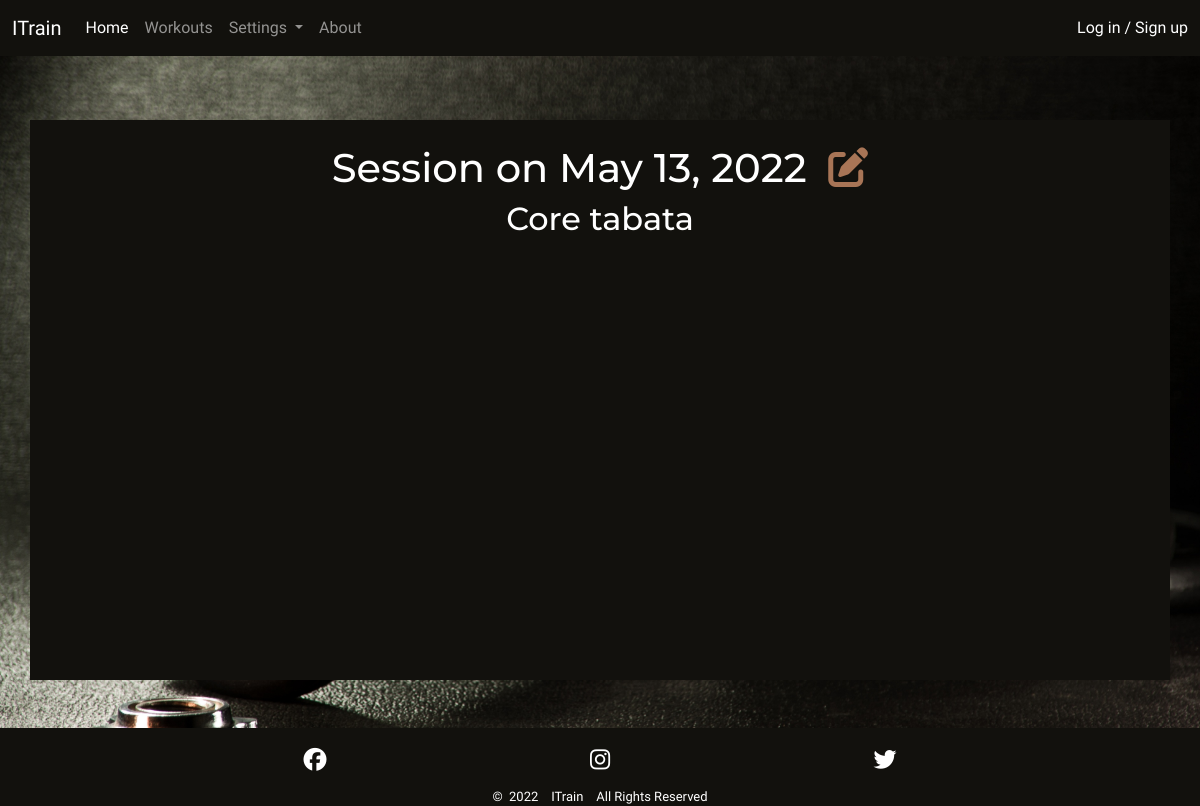
/session/2/, run on an earlier commit of the app's database.
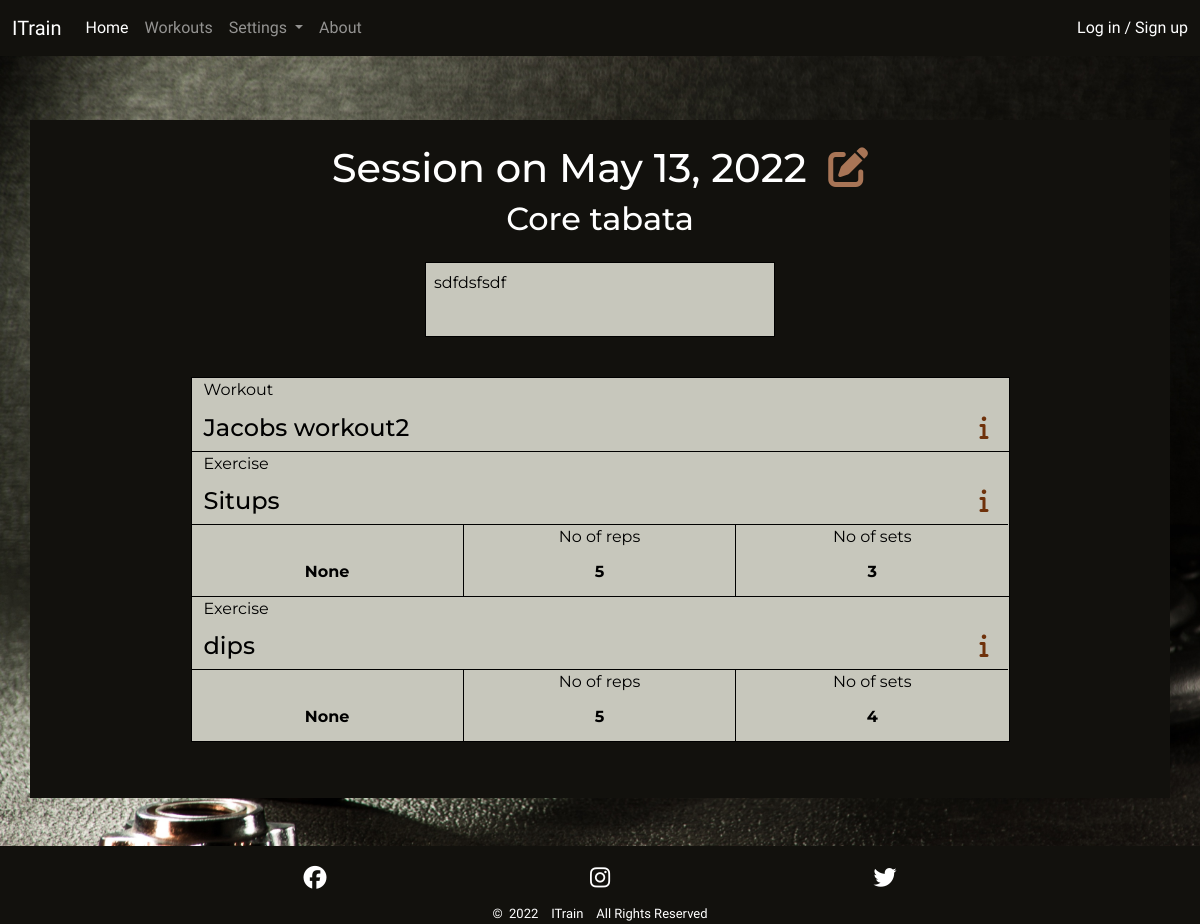
And on a later commit of the database.
### main/models.py (models this page shows, shortened)
class Session(models.Model):
    name = models.CharField(max_length=80, null=False, blank=False)
    date = models.DateField(unique=True)
    workout = models.ManyToManyField(Workout, blank=True,
                                     related_name='workouts')
    comment = models.TextField(max_length=200, blank=True)

class Workout(models.Model):
    name = models.CharField(max_length=30, unique=True, null=False,
                            blank=False,
                            error_messages={'unique':
                                            'The Workout name is not unique'})
    description = models.TextField(max_length=200, blank=True)
    class Meta:
        ordering = ['name']

class Collection(models.Model):
    workout = models.ForeignKey(Workout, null=False, blank=False,
                                on_delete=models.CASCADE,
                                related_name='collections')
    exercise = models.ForeignKey(Exercise, on_delete=models.CASCADE,
                                 related_name='collections')
    value = models.DecimalField(max_digits=3, decimal_places=1, blank=True,
                                null=True)
    reps = models.DecimalField(max_digits=3, decimal_places=1, null=True,
                               blank=True)
    reps_unit = models.ForeignKey(RepsUnit, null=True, blank=True,
                                  on_delete=models.SET_DEFAULT,
                                  default=get_default_reps_unit)
    sets = models.PositiveIntegerField(validators=[MaxValueValidator(100)],
                                       null=True, blank=True)
    def get_reps_trunc_zero(self):
        if self.reps % 1 == 0:
            self.reps = int(self.reps)
        return self.reps

### setup/models.py (models this page shows, shortened)
class Exercise(models.Model):
    name = models.CharField(max_length=30, unique=True, null=False,
                            blank=False)
    unit = models.ForeignKey(ExerciseUnit, null=False, blank=False,
                             on_delete=models.SET_DEFAULT, default=get_default_exercise_unit)
    description = models.TextField(max_length=200, blank=True)
    class Meta:
        ordering = ['name']

class RepsUnit(models.Model):
    name = models.CharField(max_length=5, unique=True, null=False, blank=False)
    class Meta:
        ordering = ['name']

### main/views.py (the view)
# urls.py: path('session/<int:session_id>/', session_view, name='session'),
def session_view(request, session_id):
    session = get_object_or_404(Session, id=session_id)
    context = {
        'session': session,
    }
    return render(request, 'main/session.html', context)

### main/templates/main/session.html (shortened to what this page needs)
{% extends 'base.html' %}
{% load static %}
{% block content %}
<div class="jumbotron container p1 p-sm-2 mt-md-3">
    <div class="jumbotron-head justify-content-center text-center mt-3">
        <h1>Session on {{ session.date }}&nbsp;
            <a class="med-light-clr" href="{% url 'edit_session' session.id %}">
                <i class="fa-solid fa-edit"></i></a>
        </h1>
        <h2 class="mb-4">{{ session.name }}</h2>
        {% if session.comment != '' %}
        <div class="session-comment dark-clr">
            <p class="start p-2">{{ session.comment }}</p>
        </div>
        {% endif %}
    </div>
    <div class="container-md content-list-container p-sm-4 mt-3 gy-4 dark-clr">
        {% for workout in session.workout.all %}
        <div class="row session-workout content-list row-cols-1">
            <div class="col grid-col1">
                <p>Workout</p>
            </div>
            <div class="col grid-col2">
                <h4 class="mb-0">{{ workout.name }}
                    {% if workout.description != '' %}
                    <a class="med-dark-clr end me-2" data-bs-toggle="collapse"
                        href="#collapseSessionWorkout{{ workout.id }}" aria-expanded="false"
                        aria-controls="collapseSessionWorkout{{ workout.id }}"><i class="fa-solid fa-info"></i></a>
                    {% endif %}
                </h4>
            </div>
            {% for collection in workout.collections.all %}
            <div class="col grid-col1">
                <p>Exercise</p>
            </div>
            <div class="col grid-col3">
                <h4>{{ collection.exercise.name }}
                    {% if collection.exercise.description != '' %}
                    <a class="med-dark-clr end me-2" data-bs-toggle="collapse"
                        href="#collapseSessionExercise{{ collection.exercise.id }}" aria-expanded="false"
                        aria-controls="collapseSessionExercise{{ collection.exercise.id }}"><i
                            class="fa-solid fa-info"></i></a>
                    {% endif %}
                </h4>
                <div class="row text-center">
                    <div class="col-4 grid-col31">
                    </div>
                    <div class="col-4 grid-col31">
                        No of {{ collection.reps_unit.name }}
                    </div>
                    <div class="col-4 grid-col31">
                        No of sets
                    </div>
                </div>
                <div class="row text-center">
                    <div class="col-4 grid-col32">
                        {{ collection.value }}
                    </div>
                    <div class="col-4 grid-col32">
                        {{ collection.get_reps_trunc_zero }}
                    </div>
                    <div class="col-4 grid-col32">
                        {{ collection.sets }}
                    </div>
                </div>
            </div>
            {% endfor %}
        </div>
        {% endfor %}
    </div>
</div>
{% endblock %}

What changed in the data, as far as the page shows it:
changed Session "Core tabata": comment (not shown) → "sdfdsfsdf"
now on this page (row unchanged): Workout: name "Jacobs workout2"
now on this page (row unchanged): Collection: exercise.name "Situps", reps_unit.name "reps", value "None", get_reps_trunc_zero "5", sets "3"
now on this page (row unchanged): Collection: exercise.name "dips", reps_unit.name "reps", value "None", get_reps_trunc_zero "5", sets "4"
